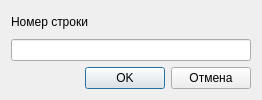
<?xml version="1.0" encoding="UTF-8"?>
<ui version="4.0">
 <class>GoToLineDialog</class>
 <widget class="QDialog" name="GoToLineDialog">
  <property name="windowTitle">
   <string>Перейти на строчку</string>
  </property>
  <layout class="QGridLayout" name="gridLayout">
   <item row="2" column="0">
    <layout class="QHBoxLayout" name="horizontalLayout">
     <item>
      <spacer name="horizontalSpacer">
       <property name="orientation">
        <enum>Qt::Horizontal</enum>
       </property>
       <property name="sizeHint" stdset="0">
        <size>
         <width>40</width>
         <height>20</height>
        </size>
       </property>
      </spacer>
     </item>
     <item>
      <widget class="QPushButton" name="buttonOk">
       <property name="text">
        <string>OK</string>
       </property>
      </widget>
     </item>
     <item>
      <widget class="QPushButton" name="buttonCancel">
       <property name="text">
        <string>Отмена</string>
       </property>
      </widget>
     </item>
    </layout>
   </item>
   <item row="0" column="0">
    <layout class="QHBoxLayout" name="horizontalLayout_2">
     <item>
      <widget class="QLabel" name="label">
       <property name="text">
        <string>Номер строки</string>
       </property>
      </widget>
     </item>
    </layout>
   </item>
   <item row="1" column="0">
    <widget class="QLineEdit" name="lineEdit">
     <property name="minimumSize">
      <size>
       <width>240</width>
       <height>0</height>
      </size>
     </property>
    </widget>
   </item>
  </layout>
 </widget>
 <resources/>
 <connections>
  <connection>
   <sender>buttonCancel</sender>
   <signal>clicked()</signal>
   <receiver>GoToLineDialog</receiver>
   <slot>reject()</slot>
   <hints>
    <hint type="sourcelabel">
     <x>210</x>
     <y>68</y>
    </hint>
    <hint type="destinationlabel">
     <x>128</x>
     <y>44</y>
    </hint>
   </hints>
  </connection>
 </connections>
</ui>
